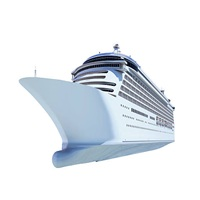
#> input picture gambar.jpg, 200 x 200 px
$ jupyter execute PCD_Assignment02.ipynb
#> lines starting #> are read from the running program, lines starting #| are printed output that depends on the picture
[cell 1]
import numpy as np
from skimage import color, io, img_as_float
import matplotlib.pyplot as plt

[cell 2]
# Load sample
image = io.imread("gambar.jpg")
#> image is the input picture: shape (200, 200, 3); mean R, G, B 229.1, 233.9, 238.6
image = color.rgb2gray(image)
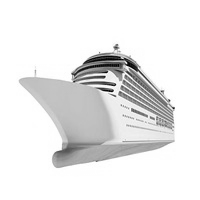
#> image: shape (200, 200) float64; min 0.00339, max 1, mean 0.914
image = img_as_float(image)

[cell 3]
plt.imshow(image, cmap="gray")
plt.title("Original Test.jpg")
plt.axis("off")
plt.show()

[cell 4]
def convolution2d(image, kernel):
    kernel = np.flipud(np.fliplr(kernel))  # rotate 180 derajat
    m, n = kernel.shape
    y, x = image.shape
#> y = 200; x = 200
    pad_h, pad_w = m // 2, n // 2

    # padding
    padded = np.pad(image, ((pad_h, pad_h), (pad_w, pad_w)), mode='constant')
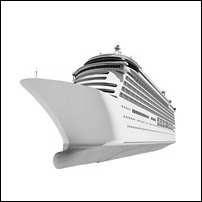
#> padded: shape (202, 202) float64; min 0, max 1, mean 0.896

    # hasil konvolusi
    output = np.zeros_like(image)

    for i in range(y):
        for j in range(x):
            region = padded[i:i+m, j:j+n]
            output[i, j] = np.sum(region * kernel)
    return output

[cell 5]
# Define kernels
#identity filter
identity_kernel = np.array([[0,0,0],
                     [0,1,0],
                     [0,0,0]])
shift_left_kernel = np.array([[0,0,0],
                     [1,0,0],
                     [0,0,0]])

mean_kernel = np.ones((3,3)) / 9.0
#sharp
double_kernel = np.array([[0,0,0],
                     [0,2,0],
                     [0,0,0]])
sharpen_kernel = double_kernel - mean_kernel

#smooth kernel
smooth_kernel = np.array([[1,2,1],
                            [2,4,2],
                            [1,2,1]]) / 16.0
smooth_5x5_kernel = np.ones((5,5)) / 25.0

high_pass = np.array([[ -1, -1, -1],
                      [ -1,  8, -1],
                      [ -1, -1, -1]])
low_pass = np.array([[2,2,2],
                    [2,1,2],
                    [2,2,2]])/ 9.0

laplacian_kernel = np.array([[0, -1, 0],
                             [-1, 4, -1],
                             [0, -1, 0]])

[cell 6]
# Apply filters
# linear
indentity_img = convolution2d(image, identity_kernel)
shift_left_img = convolution2d(image, shift_left_kernel)
#> after the loop in convolution2d (call 2), `for i in range(y):`:
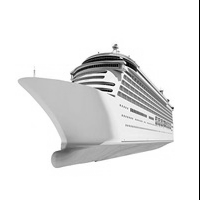
#> output: shape (200, 200) float64; min 0, max 1, mean 0.909
mean_img = convolution2d(image, mean_kernel)
#> after the loop in convolution2d (call 3), `for i in range(y):`:
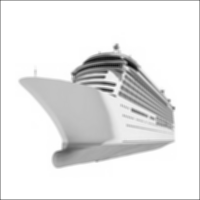
#> output: shape (200, 200) float64; min 0.0536, max 1, mean 0.908
sharpen_img = convolution2d(image, sharpen_kernel)
#> after the loop in convolution2d (call 4), `for i in range(y):`:
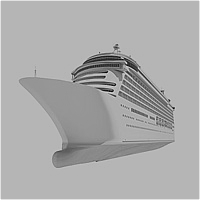
#> output: shape (200, 200) float64; min -0.377, max 1.56, mean 0.921; drawn with min black and max white
# smooting
smooth_img = convolution2d(image, smooth_kernel)
smooth_5x5_img = convolution2d(image, smooth_5x5_kernel)
#> in convolution2d (call 6), `padded = np.pad(image, ((pad_h, pad_h), (pad_w, pad_w)), mode='constan..`:
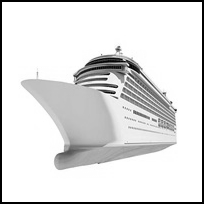
#> padded: shape (204, 204) float64; min 0, max 1, mean 0.879
#> after the loop in convolution2d (call 6), `for i in range(y):`:
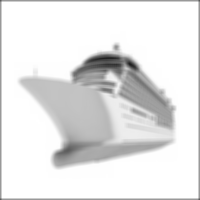
#> output: shape (200, 200) float64; min 0.123, max 1, mean 0.903
detail_img = image-smooth_5x5_img
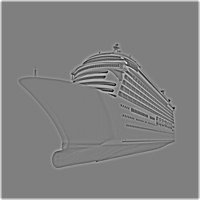
#> detail_img: shape (200, 200) float64; min -0.637, max 0.64, mean 0.012; drawn with min black and max white

high_pass_img = convolution2d(image, high_pass)
#> after the loop in convolution2d (call 7), `for i in range(y):`:
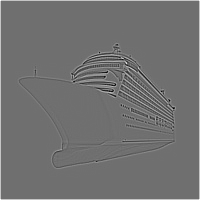
#> output: shape (200, 200) float64; min -3.91, max 5, mean 0.0599; drawn with min black and max white
low_pass_img = convolution2d(image, low_pass)
laplacian_img = convolution2d(image, laplacian_kernel)

[cell 7]
# Show results
fig, ax = plt.subplots(3,4, figsize=(12,8))
ax[0,0].imshow(image, cmap='gray'); ax[0,0].set_title("1. Original"); ax[0,0].axis("off")
#linear filter
ax[0,1].imshow(indentity_img, cmap='gray'); ax[0,1].set_title("2. Identical Image"); ax[0,1].axis("off")
ax[0,2].imshow(indentity_img, cmap='gray'); ax[0,2].set_title("3. Shift Left"); ax[0,2].axis("off")
ax[0,3].imshow(mean_img, cmap='gray'); ax[0,3].set_title("4. Mean Filter"); ax[0,3].axis("off")
ax[1,0].imshow(sharpen_img, cmap='gray'); ax[1,0].set_title("5. Sharp Filter"); ax[1,0].axis("off")
#smooth
ax[1,1].imshow(smooth_img, cmap='gray'); ax[1,1].set_title("6. Smooth Filter"); ax[1,1].axis("off")
ax[1,2].imshow(smooth_5x5_img, cmap='gray'); ax[1,2].set_title("7. Smooth 5x5 Filter"); ax[1,2].axis("off")
ax[1,3].imshow(detail_img, cmap='gray'); ax[1,3].set_title("7. Detail = Ori - Smooth 5x5"); ax[1,3].axis("off")
ax[2,0].imshow(image+detail_img, cmap='gray'); ax[2,0].set_title("8. Ori + Detail"); ax[2,0].axis("off")

ax[2,1].imshow(high_pass_img, cmap='gray'); ax[2,1].set_title("9. High Pass"); ax[2,1].axis("off")
ax[2,2].imshow(low_pass_img, cmap='gray'); ax[2,2].set_title("10. Low Pass"); ax[2,2].axis("off")
ax[2,3].imshow(laplacian_img, cmap='gray'); ax[2,3].set_title("11. Laplacian"); ax[2,3].axis("off")
plt.show()
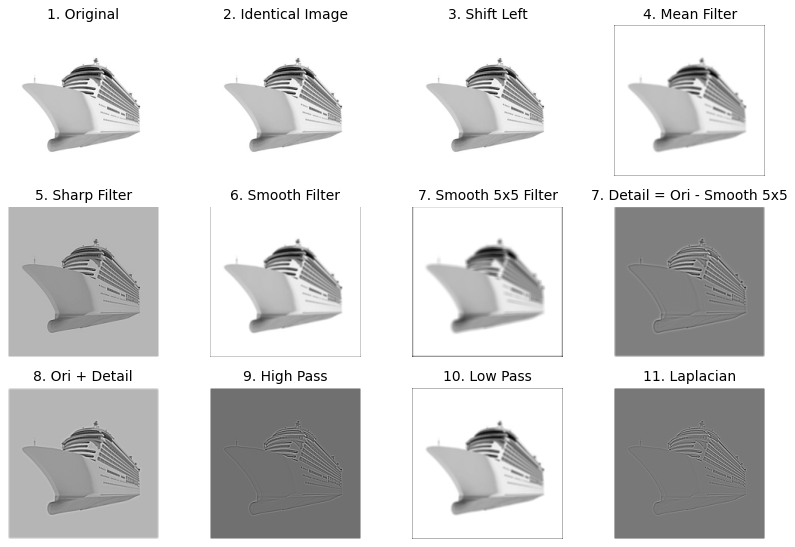
#> figure drawn by matplotlib, 12 panels
